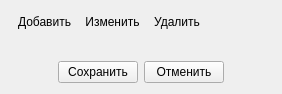
<?xml version="1.0" encoding="UTF-8"?>
<ui version="4.0">
 <class>RTPTechGroup::ModelerIde::PropNumerator</class>
 <widget class="QWidget" name="RTPTechGroup::ModelerIde::PropNumerator">
  <property name="geometry">
   <rect>
    <x>0</x>
    <y>0</y>
    <width>282</width>
    <height>94</height>
   </rect>
  </property>
  <property name="windowTitle">
   <string>Form</string>
  </property>
  <layout class="QVBoxLayout" name="verticalLayout">
   <item>
    <layout class="QHBoxLayout" name="horizontalLayoutPropTool">
     <property name="spacing">
      <number>0</number>
     </property>
     <item>
      <widget class="QToolButton" name="toolButtonAddNumerator">
       <property name="text">
        <string>Добавить</string>
       </property>
       <property name="icon">
        <iconset resource="modeleride.qrc">
         <normaloff>:/add</normaloff>:/add</iconset>
       </property>
       <property name="iconSize">
        <size>
         <width>16</width>
         <height>16</height>
        </size>
       </property>
       <property name="toolButtonStyle">
        <enum>Qt::ToolButtonTextBesideIcon</enum>
       </property>
       <property name="autoRaise">
        <bool>true</bool>
       </property>
      </widget>
     </item>
     <item>
      <widget class="QToolButton" name="toolButtonEditNumerator">
       <property name="text">
        <string>Изменить</string>
       </property>
       <property name="icon">
        <iconset resource="modeleride.qrc">
         <normaloff>:/edit</normaloff>:/edit</iconset>
       </property>
       <property name="iconSize">
        <size>
         <width>16</width>
         <height>16</height>
        </size>
       </property>
       <property name="toolButtonStyle">
        <enum>Qt::ToolButtonTextBesideIcon</enum>
       </property>
       <property name="autoRaise">
        <bool>true</bool>
       </property>
      </widget>
     </item>
     <item>
      <widget class="QToolButton" name="toolButtonDelNumerator">
       <property name="text">
        <string>Удалить</string>
       </property>
       <property name="icon">
        <iconset resource="modeleride.qrc">
         <normaloff>:/remove</normaloff>:/remove</iconset>
       </property>
       <property name="iconSize">
        <size>
         <width>16</width>
         <height>16</height>
        </size>
       </property>
       <property name="toolButtonStyle">
        <enum>Qt::ToolButtonTextBesideIcon</enum>
       </property>
       <property name="autoRaise">
        <bool>true</bool>
       </property>
      </widget>
     </item>
     <item>
      <spacer name="horizontalSpacer">
       <property name="orientation">
        <enum>Qt::Horizontal</enum>
       </property>
       <property name="sizeHint" stdset="0">
        <size>
         <width>40</width>
         <height>20</height>
        </size>
       </property>
      </spacer>
     </item>
    </layout>
   </item>
   <item>
    <widget class="NumeratorWidget" name="numeratorWidget" native="true"/>
   </item>
   <item>
    <spacer name="verticalSpacer">
     <property name="orientation">
      <enum>Qt::Vertical</enum>
     </property>
     <property name="sizeHint" stdset="0">
      <size>
       <width>20</width>
       <height>40</height>
      </size>
     </property>
    </spacer>
   </item>
   <item>
    <layout class="QHBoxLayout" name="horizontalLayoutPropSave">
     <item>
      <spacer name="horizontalSpacerRightProp">
       <property name="orientation">
        <enum>Qt::Horizontal</enum>
       </property>
       <property name="sizeHint" stdset="0">
        <size>
         <width>40</width>
         <height>20</height>
        </size>
       </property>
      </spacer>
     </item>
     <item>
      <widget class="QPushButton" name="pushButtonPropSave">
       <property name="text">
        <string>Сохранить</string>
       </property>
      </widget>
     </item>
     <item>
      <widget class="QPushButton" name="pushButtonPropCancel">
       <property name="text">
        <string>Отменить</string>
       </property>
      </widget>
     </item>
     <item>
      <spacer name="horizontalSpacerLeftProp">
       <property name="orientation">
        <enum>Qt::Horizontal</enum>
       </property>
       <property name="sizeHint" stdset="0">
        <size>
         <width>40</width>
         <height>20</height>
        </size>
       </property>
      </spacer>
     </item>
    </layout>
   </item>
  </layout>
 </widget>
 <customwidgets>
  <customwidget>
   <class>NumeratorWidget</class>
   <extends>QWidget</extends>
   <header>numeratorwidget.h</header>
   <container>1</container>
  </customwidget>
 </customwidgets>
 <resources>
  <include location="modeleride.qrc"/>
 </resources>
 <connections/>
</ui>
